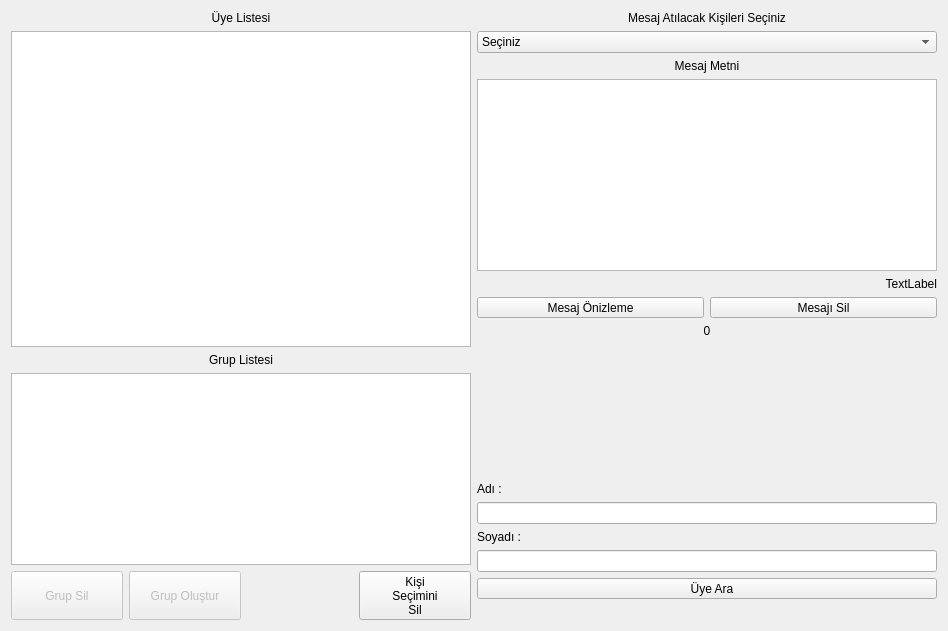
<?xml version="1.0" encoding="UTF-8"?>
<ui version="4.0">
 <class>SendSMSWindow</class>
 <widget class="QDialog" name="SendSMSWindow">
  <property name="geometry">
   <rect>
    <x>0</x>
    <y>0</y>
    <width>948</width>
    <height>631</height>
   </rect>
  </property>
  <property name="windowTitle">
   <string>SendSMSWindow</string>
  </property>
  <layout class="QHBoxLayout" name="horizontalLayout_4">
   <item>
    <layout class="QVBoxLayout" name="verticalLayout" stretch="10,0,0,0,0">
     <item>
      <layout class="QVBoxLayout" name="verticalLayout_2">
       <item>
        <widget class="QLabel" name="labelMemeberList">
         <property name="text">
          <string>Üye Listesi</string>
         </property>
         <property name="alignment">
          <set>Qt::AlignCenter</set>
         </property>
        </widget>
       </item>
       <item>
        <widget class="QTableView" name="tableViewSelection">
         <property name="enabled">
          <bool>true</bool>
         </property>
         <property name="selectionMode">
          <enum>QAbstractItemView::MultiSelection</enum>
         </property>
         <property name="selectionBehavior">
          <enum>QAbstractItemView::SelectRows</enum>
         </property>
         <attribute name="horizontalHeaderStretchLastSection">
          <bool>true</bool>
         </attribute>
         <attribute name="verticalHeaderVisible">
          <bool>false</bool>
         </attribute>
        </widget>
       </item>
      </layout>
     </item>
     <item>
      <widget class="QLabel" name="labelGroupList">
       <property name="text">
        <string>Grup Listesi</string>
       </property>
       <property name="alignment">
        <set>Qt::AlignCenter</set>
       </property>
      </widget>
     </item>
     <item>
      <widget class="QTableView" name="tableViewGroups">
       <property name="enabled">
        <bool>true</bool>
       </property>
       <property name="selectionMode">
        <enum>QAbstractItemView::SingleSelection</enum>
       </property>
       <property name="selectionBehavior">
        <enum>QAbstractItemView::SelectRows</enum>
       </property>
       <attribute name="horizontalHeaderStretchLastSection">
        <bool>true</bool>
       </attribute>
       <attribute name="verticalHeaderVisible">
        <bool>false</bool>
       </attribute>
      </widget>
     </item>
     <item>
      <layout class="QHBoxLayout" name="horizontalLayout_3"/>
     </item>
     <item>
      <layout class="QHBoxLayout" name="horizontalLayout_2" stretch="0,0,0,0">
       <item>
        <widget class="QToolButton" name="toolButtonDeleteGroup">
         <property name="enabled">
          <bool>false</bool>
         </property>
         <property name="sizePolicy">
          <sizepolicy hsizetype="MinimumExpanding" vsizetype="MinimumExpanding">
           <horstretch>0</horstretch>
           <verstretch>0</verstretch>
          </sizepolicy>
         </property>
         <property name="text">
          <string>Grup Sil</string>
         </property>
         <property name="icon">
          <iconset resource="../Resources/bys.qrc">
           <normaloff>:/Fotos/trash_can.png</normaloff>:/Fotos/trash_can.png</iconset>
         </property>
         <property name="iconSize">
          <size>
           <width>32</width>
           <height>32</height>
          </size>
         </property>
         <property name="toolButtonStyle">
          <enum>Qt::ToolButtonTextBesideIcon</enum>
         </property>
        </widget>
       </item>
       <item>
        <widget class="QToolButton" name="toolButtonMakeGroup">
         <property name="enabled">
          <bool>false</bool>
         </property>
         <property name="sizePolicy">
          <sizepolicy hsizetype="MinimumExpanding" vsizetype="MinimumExpanding">
           <horstretch>0</horstretch>
           <verstretch>0</verstretch>
          </sizepolicy>
         </property>
         <property name="text">
          <string>Grup Oluştur</string>
         </property>
         <property name="icon">
          <iconset resource="../Resources/bys.qrc">
           <normaloff>:/Fotos/users_comments.png</normaloff>:/Fotos/users_comments.png</iconset>
         </property>
         <property name="iconSize">
          <size>
           <width>32</width>
           <height>32</height>
          </size>
         </property>
         <property name="toolButtonStyle">
          <enum>Qt::ToolButtonTextBesideIcon</enum>
         </property>
        </widget>
       </item>
       <item>
        <spacer name="horizontalSpacer_3">
         <property name="orientation">
          <enum>Qt::Horizontal</enum>
         </property>
         <property name="sizeHint" stdset="0">
          <size>
           <width>40</width>
           <height>20</height>
          </size>
         </property>
        </spacer>
       </item>
       <item>
        <widget class="QToolButton" name="toolButtonClear">
         <property name="sizePolicy">
          <sizepolicy hsizetype="MinimumExpanding" vsizetype="MinimumExpanding">
           <horstretch>0</horstretch>
           <verstretch>0</verstretch>
          </sizepolicy>
         </property>
         <property name="layoutDirection">
          <enum>Qt::LeftToRight</enum>
         </property>
         <property name="text">
          <string>Kişi
Seçimini
Sil</string>
         </property>
         <property name="icon">
          <iconset resource="../Resources/bys.qrc">
           <normaloff>:/Fotos/trash_can.png</normaloff>:/Fotos/trash_can.png</iconset>
         </property>
         <property name="iconSize">
          <size>
           <width>32</width>
           <height>32</height>
          </size>
         </property>
         <property name="toolButtonStyle">
          <enum>Qt::ToolButtonTextBesideIcon</enum>
         </property>
        </widget>
       </item>
      </layout>
     </item>
    </layout>
   </item>
   <item>
    <layout class="QVBoxLayout" name="verticalLayout_6">
     <item>
      <layout class="QVBoxLayout" name="verticalLayout_3">
       <item>
        <widget class="QLabel" name="labelSelectMembers">
         <property name="text">
          <string>Mesaj Atılacak Kişileri Seçiniz</string>
         </property>
         <property name="alignment">
          <set>Qt::AlignCenter</set>
         </property>
        </widget>
       </item>
       <item>
        <widget class="QComboBox" name="comboBoxSelect">
         <item>
          <property name="text">
           <string>Seçiniz</string>
          </property>
         </item>
         <item>
          <property name="text">
           <string>Tüm Üyelere</string>
          </property>
         </item>
         <item>
          <property name="text">
           <string>Gruplara</string>
          </property>
         </item>
         <item>
          <property name="text">
           <string>Seçili Üyelere</string>
          </property>
         </item>
        </widget>
       </item>
      </layout>
     </item>
     <item>
      <layout class="QVBoxLayout" name="verticalLayout_5" stretch="0,0,0,0,0,1,0,0">
       <item>
        <layout class="QVBoxLayout" name="verticalLayout_4">
         <item>
          <widget class="QLabel" name="labelSMSText">
           <property name="text">
            <string>Mesaj Metni</string>
           </property>
           <property name="alignment">
            <set>Qt::AlignCenter</set>
           </property>
          </widget>
         </item>
        </layout>
       </item>
       <item>
        <widget class="QTextEdit" name="textEditSMSText"/>
       </item>
       <item>
        <widget class="QLabel" name="labelTextLengthSMS">
         <property name="text">
          <string>TextLabel</string>
         </property>
         <property name="alignment">
          <set>Qt::AlignRight|Qt::AlignTrailing|Qt::AlignVCenter</set>
         </property>
        </widget>
       </item>
       <item>
        <layout class="QHBoxLayout" name="horizontalLayout">
         <item>
          <widget class="QToolButton" name="toolButtonSendSMS">
           <property name="sizePolicy">
            <sizepolicy hsizetype="MinimumExpanding" vsizetype="MinimumExpanding">
             <horstretch>0</horstretch>
             <verstretch>0</verstretch>
            </sizepolicy>
           </property>
           <property name="layoutDirection">
            <enum>Qt::LeftToRight</enum>
           </property>
           <property name="text">
            <string>Mesaj Önizleme</string>
           </property>
           <property name="icon">
            <iconset resource="../Resources/bys.qrc">
             <normaloff>:/Fotos/Phone.png</normaloff>:/Fotos/Phone.png</iconset>
           </property>
           <property name="iconSize">
            <size>
             <width>32</width>
             <height>32</height>
            </size>
           </property>
           <property name="toolButtonStyle">
            <enum>Qt::ToolButtonTextBesideIcon</enum>
           </property>
          </widget>
         </item>
         <item>
          <widget class="QToolButton" name="toolButtonClearSMS">
           <property name="sizePolicy">
            <sizepolicy hsizetype="MinimumExpanding" vsizetype="MinimumExpanding">
             <horstretch>0</horstretch>
             <verstretch>0</verstretch>
            </sizepolicy>
           </property>
           <property name="layoutDirection">
            <enum>Qt::LeftToRight</enum>
           </property>
           <property name="text">
            <string>Mesajı Sil</string>
           </property>
           <property name="icon">
            <iconset resource="../Resources/bys.qrc">
             <normaloff>:/Fotos/trash_can.png</normaloff>:/Fotos/trash_can.png</iconset>
           </property>
           <property name="iconSize">
            <size>
             <width>32</width>
             <height>32</height>
            </size>
           </property>
           <property name="toolButtonStyle">
            <enum>Qt::ToolButtonTextBesideIcon</enum>
           </property>
          </widget>
         </item>
        </layout>
       </item>
       <item>
        <widget class="QLabel" name="labelMemberSendSMS">
         <property name="text">
          <string>0</string>
         </property>
         <property name="alignment">
          <set>Qt::AlignCenter</set>
         </property>
        </widget>
       </item>
       <item>
        <spacer name="verticalSpacer">
         <property name="orientation">
          <enum>Qt::Vertical</enum>
         </property>
         <property name="sizeHint" stdset="0">
          <size>
           <width>20</width>
           <height>40</height>
          </size>
         </property>
        </spacer>
       </item>
       <item>
        <layout class="QVBoxLayout" name="verticalLayout_7">
         <item>
          <widget class="QLabel" name="label_13">
           <property name="text">
            <string>Adı :</string>
           </property>
          </widget>
         </item>
         <item>
          <widget class="QLineEdit" name="lineEditQueryName">
           <property name="clearButtonEnabled">
            <bool>true</bool>
           </property>
          </widget>
         </item>
         <item>
          <widget class="QLabel" name="label_28">
           <property name="text">
            <string>Soyadı :</string>
           </property>
          </widget>
         </item>
         <item>
          <widget class="QLineEdit" name="lineEditQuerySurname">
           <property name="clearButtonEnabled">
            <bool>true</bool>
           </property>
          </widget>
         </item>
         <item>
          <widget class="QToolButton" name="toolButtonQuery">
           <property name="sizePolicy">
            <sizepolicy hsizetype="MinimumExpanding" vsizetype="MinimumExpanding">
             <horstretch>0</horstretch>
             <verstretch>0</verstretch>
            </sizepolicy>
           </property>
           <property name="layoutDirection">
            <enum>Qt::RightToLeft</enum>
           </property>
           <property name="text">
            <string>   Üye Ara</string>
           </property>
           <property name="icon">
            <iconset resource="../Resources/bys.qrc">
             <normaloff>:/Fotos/search.png</normaloff>:/Fotos/search.png</iconset>
           </property>
           <property name="iconSize">
            <size>
             <width>32</width>
             <height>32</height>
            </size>
           </property>
           <property name="toolButtonStyle">
            <enum>Qt::ToolButtonTextBesideIcon</enum>
           </property>
          </widget>
         </item>
        </layout>
       </item>
       <item>
        <widget class="QLabel" name="labelNet">
         <property name="font">
          <font>
           <pointsize>10</pointsize>
           <weight>75</weight>
           <bold>true</bold>
          </font>
         </property>
         <property name="text">
          <string/>
         </property>
         <property name="alignment">
          <set>Qt::AlignCenter</set>
         </property>
        </widget>
       </item>
      </layout>
     </item>
    </layout>
   </item>
  </layout>
 </widget>
 <layoutdefault spacing="6" margin="11"/>
 <resources>
  <include location="../Resources/bys.qrc"/>
 </resources>
 <connections/>
</ui>
